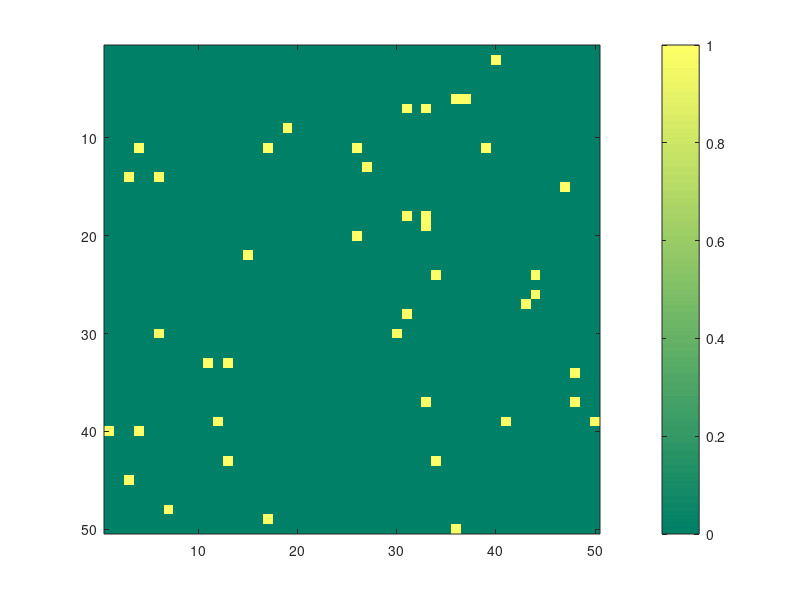

This chart was generated by the following MATLAB code:
clear all
clc
close all

k = 1.38064E-23; % Boltzmann constant
h = 6.62607E-34; % Planck constant

mass = 40/1E3/(6.02*1E23); % mass of argon
V_gas = 0.025; % volume of gas phase

Lattice = zeros(50,50); % a 2D lattice with all elements of 0
M = numel(Lattice); % number of total sites available for adsorption

T = 300; % temperature in K
N_gas = 1*6.02E23; % number of gas molecules
q_gas = (2*pi*mass*k*T/h^2)^1.5*V_gas; % partition function of a single gas molecule
mu = -k*T*log(q_gas/N_gas); % chemical potential of the gas phase as well as the adsorbed phase
P_gas = N_gas*k*T/V_gas; % pressure of gas phase

E_ads = -5E-20; % energy level of an adsorbed molecule

MCM = 10^5; % number of Monte Carlo moves

for L = 1:MCM
    
    i = randi([1 50]);
    j = randi([1 50]); % pick a random site
    new_state = randi([0 1]); % dicided if the new_state to be adsorbed or vacant
    
    P_ratio = exp((new_state*(mu-E_ads) - Lattice(i,j)*(mu-E_ads))/k/T); % probability ratio between the new state and the current one
    
    if P_ratio >= 1
        Lattice(i,j) = new_state;
    else
        if rand < P_ratio
            Lattice(i,j) = new_state;
        end
    end
    
end

figure(1);
imagesc(Lattice); colormap summer; colorbar; % display the final results

N_ads = sum(Lattice(:)); % calculate number of lattice sites being adsorbed
coverage = N_ads/M % ratio of lattice sites being adsorbed

